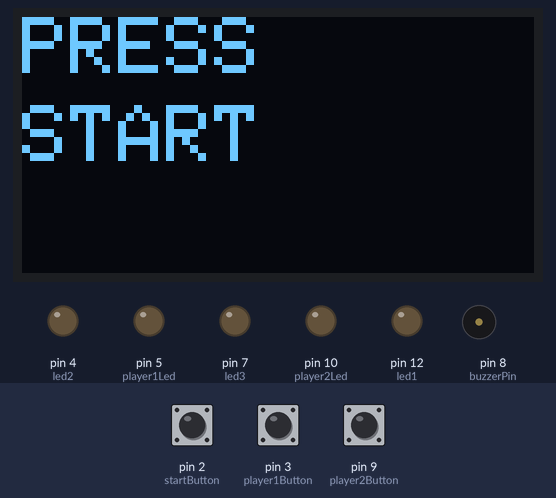
Simulated run of this sketch. Board: Arduino Uno, built with avr-gcc and run on an emulated ATmega328P. Shown: 128×64 one-colour display, output pins drawn as LEDs (lit = HIGH), buzzer (waves = sounding, pin HIGH). Inputs (shaded band) come from the test bench; at power-on: pin 2 (startButton) HIGH, pin 3 (player1Button) HIGH, pin 9 (player2Button) HIGH.

Above: at 1.2 s.
1.3 s: pin 2 (startButton) pulled LOW for 0.15 s
At 1.6 s:
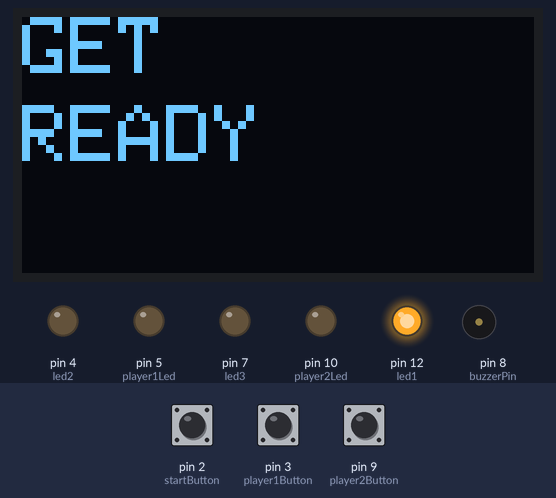
4.4 s: pin 3 (player1Button) pulled LOW for 0.15 s
At 5.2 s:
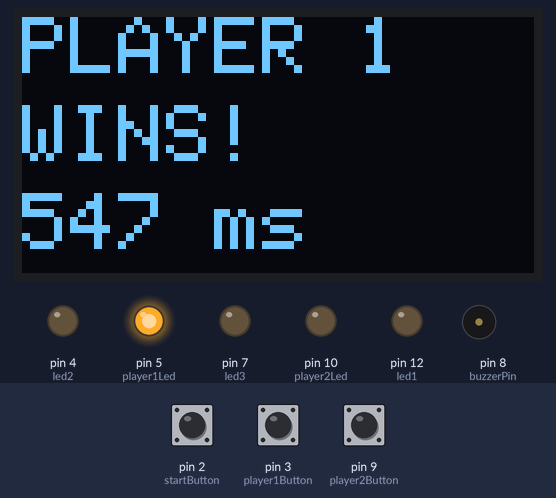
10.5 s: pin 2 (startButton) pulled LOW for 1 s
At 13.8 s:
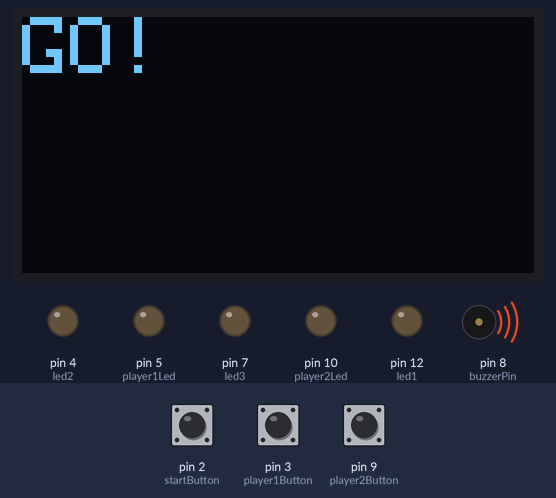
14.5 s: pin 9 (player2Button) pulled LOW for 0.15 s
At 15.3 s:
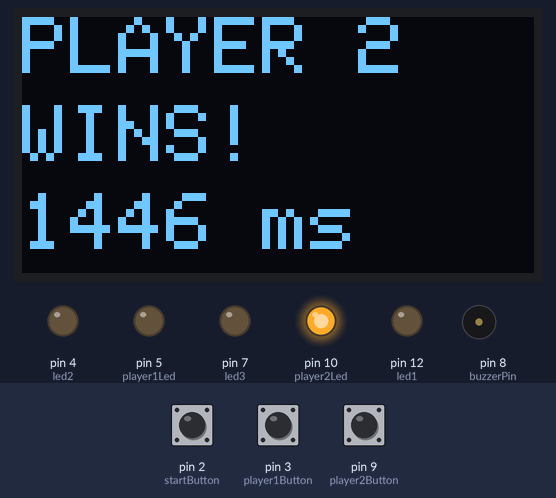
Timing chart, 0 to 21.0 s (numbered marks = the images above; inputs shaded):
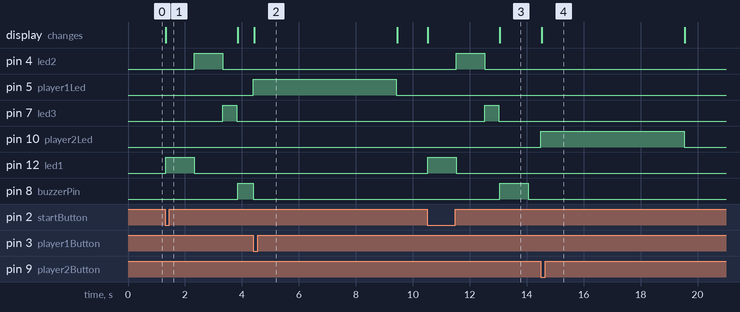

Measured:
- after the input at 1.3 s, pin 4 (led2): LOW → HIGH after 1.0 s, → LOW 1.0 s later; pin 7 (led3): LOW → HIGH after 2.0 s, → LOW 0.50 s later; pin 12 (led1): LOW → HIGH at once, → LOW 1.0 s later; pin 8 (buzzerPin): LOW → HIGH after 2.6 s; the display: changes at once (image 1)
- after the input at 4.4 s, pin 5 (player1Led): LOW → HIGH at once, → LOW 5.0 s later; pin 8 (buzzerPin): HIGH → LOW after 0.00 s instead of 0.45 s; the display: changes at once (image 2)
- after the input at 10.5 s, pin 4 (led2): LOW → HIGH after 1.0 s, → LOW 1.0 s later; pin 7 (led3): LOW → HIGH after 2.0 s, → LOW 0.50 s later; pin 12 (led1): LOW → HIGH at once, → LOW 1.0 s later; pin 8 (buzzerPin): LOW → HIGH after 2.6 s, → LOW 1.0 s later; the display: first changes at once (image 3 shows a later state)
- after the input at 14.5 s, pin 10 (player2Led): LOW → HIGH at once, → LOW 5.0 s later; the display: changes at once (image 4)

The sketch:

2player_game.ino
```cpp
#include <Wire.h>
#include <Adafruit_GFX.h>
#include <Adafruit_SSD1306.h>

Adafruit_SSD1306 display(128, 64, &Wire, -1);
bool displayOk = false;

const int startButton = 2;
const int buzzerPin = 8;

const int led1 = 12;
const int led2 = 4;
const int led3 = 7;

const int player1Button = 3;
const int player1Led = 5;
const int player2Button = 9;
const int player2Led = 10;

unsigned long reactionTime = 0;

void setup() {
  pinMode(startButton, INPUT_PULLUP);
  pinMode(player1Button, INPUT_PULLUP);
  pinMode(player2Button, INPUT_PULLUP);

  pinMode(buzzerPin, OUTPUT);
  pinMode(led1, OUTPUT);
  pinMode(led2, OUTPUT);
  pinMode(led3, OUTPUT);
  pinMode(player1Led, OUTPUT);
  pinMode(player2Led, OUTPUT);

  displayOk = display.begin(SSD1306_SWITCHCAPVCC, 0x3C);
  showScreen("PRESS", "START", "");
}

void loop() {
  if (digitalRead(startButton) == LOW) {
    digitalWrite(player1Led, LOW);
    digitalWrite(player2Led, LOW);

    showScreen("GET", "READY", "");
    runLights();

    int winner = waitForWinner();

    char timeText[16];
    snprintf(timeText, sizeof(timeText), "%lu ms", reactionTime);
    if (winner == 1) {
      showScreen("PLAYER 1", "WINS!", timeText);
    } else {
      showScreen("PLAYER 2", "WINS!", timeText);
    }

    delay(5000);
    digitalWrite(player1Led, LOW);
    digitalWrite(player2Led, LOW);
    showScreen("PRESS", "START", "");

    while (digitalRead(startButton) == LOW) {
    }
  }
}

void runLights() {
  digitalWrite(led1, HIGH);
  digitalWrite(led2, LOW);
  digitalWrite(led3, LOW);
  delay(1000);

  digitalWrite(led1, LOW);
  digitalWrite(led2, HIGH);
  digitalWrite(led3, LOW);
  delay(1000);

  digitalWrite(led1, LOW);
  digitalWrite(led2, LOW);
  digitalWrite(led3, HIGH);
  delay(500);

  digitalWrite(led3, LOW);
}

int waitForWinner() {
  showScreen("GO!", "", "");
  digitalWrite(buzzerPin, HIGH);
  unsigned long buzzStart = millis();

  while (true) {
    if (millis() - buzzStart >= 1000) {
      digitalWrite(buzzerPin, LOW);
    }

    if (digitalRead(player1Button) == LOW) {
      reactionTime = millis() - buzzStart;
      digitalWrite(buzzerPin, LOW);
      digitalWrite(player1Led, HIGH);
      return 1;
    }
    if (digitalRead(player2Button) == LOW) {
      reactionTime = millis() - buzzStart;
      digitalWrite(buzzerPin, LOW);
      digitalWrite(player2Led, HIGH);
      return 2;
    }
  }
}

void showScreen(const char* line1, const char* line2, const char* line3) {
  if (!displayOk) return;
  display.clearDisplay();
  display.setTextColor(SSD1306_WHITE);
  display.setTextSize(2);
  display.setCursor(0, 0);
  display.println(line1);
  display.setCursor(0, 22);
  display.println(line2);
  display.setCursor(0, 44);
  display.println(line3);
  display.display();
}
```
